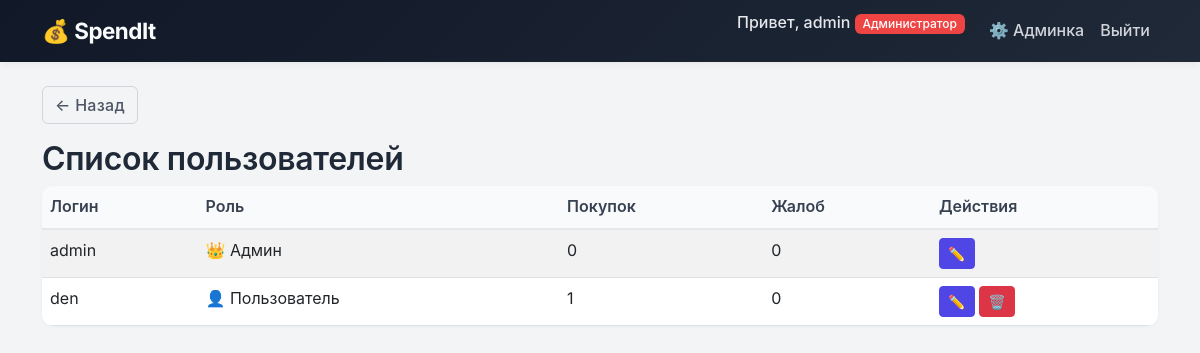
The app's page /admin/users (signed in) with its own data.
### app.py (models this page shows)
class User(UserMixin, db.Model):
    id = db.Column(db.Integer, primary_key=True)
    username = db.Column(db.String(80), unique=True, nullable=False)
    password = db.Column(db.String(200), nullable=False)
    quiz_done = db.Column(db.Boolean, default=False)
    interests = db.Column(db.String(200), default='')
    income = db.Column(db.Integer, default=0)
    role = db.Column(db.String(20), default='user')
    purchases = db.relationship('Purchase', backref='user', lazy=True)
    complaints = db.relationship('Complaint', backref='user', lazy=True)

### app.py (the view)
@app.route('/admin/users')
@login_required
def admin_users():
    if current_user.role != 'admin':
        flash('Только главный администратор может управлять пользователями.')
        return redirect(url_for('admin_panel'))
    users = User.query.all()
    return render_template('admin/users.html', users=users)

### app.py (called while the page is built)
@login_manager.user_loader
def load_user(user_id):
    return db.session.get(User, int(user_id))

@app.context_processor
def inject_globals():
    categories = sorted({p.category for p in Product.query.all()})
    return dict(categories=categories)

### templates/admin/users.html (shortened to what this page needs)
{% extends "base.html" %}
{% block content %}
<a href="{{ url_for('admin_panel') }}" class="btn btn-outline-secondary mb-3">← Назад</a>
<h2>Список пользователей</h2>
<table class="table table-striped">
  <thead>
    <tr>
      <th>Логин</th>
      <th>Роль</th>
      <th>Покупок</th>
      <th>Жалоб</th>
      <th>Действия</th>
    </tr>
  </thead>
  <tbody>
    {% for u in users %}
    <tr>
      <td>{{ u.username }}</td>
      <td>
        {% if u.role == 'admin' %}👑 Админ
        {% elif u.role == 'subadmin' %}🛡️ Суб-админ
        {% else %}👤 Пользователь{% endif %}
      </td>
      <td>{{ u.purchases|length }}</td>
      <td>{{ u.complaints|length }}</td>
      <td>
        <a href="{{ url_for('admin_edit_user', user_id=u.id) }}" class="btn btn-sm btn-primary">✏️</a>
        {% if u.id != current_user.id %}
        <a href="{{ url_for('admin_delete_user', user_id=u.id) }}" class="btn btn-sm btn-danger" onclick="return confirm('Удалить пользователя?')">🗑️</a>
        {% endif %}
      </td>
    </tr>
    {% endfor %}
  </tbody>
</table>
{% endblock %}

### templates/base.html (shortened to what this page needs)
<!DOCTYPE html>
<html lang="ru">
<head>
    <link href="https://cdn.jsdelivr.net/npm/bootstrap@5.3.0/dist/css/bootstrap.min.css" rel="stylesheet">
</head>
<body>
    <nav class="navbar navbar-expand-lg navbar-dark">
        <div class="container">
            <a class="navbar-brand" href="/">💰 SpendIt</a>
            <div class="collapse navbar-collapse justify-content-end" id="navbarNav">
                <ul class="navbar-nav">
                    {% if current_user.is_authenticated %}
                        <li class="nav-item">
                            <span class="navbar-text me-3">
                                Привет, {{ current_user.username }}
                                {% if current_user.role == 'admin' %}
                                    <span class="badge bg-danger">Администратор</span>
                                {% elif current_user.role == 'subadmin' %}
                                    <span class="badge bg-warning text-dark">Суб-админ</span>
                                {% endif %}
                            </span>
                        </li>
                        {% if current_user.role in ('admin', 'subadmin') %}
                        <li class="nav-item">
                            <a class="nav-link" href="{{ url_for('admin_panel') }}">⚙️ Админка</a>
                        </li>
                        {% endif %}
                        <li class="nav-item">
                            <a class="nav-link" href="{{ url_for('logout') }}">Выйти</a>
                        </li>
                    {% endif %}
                </ul>
            </div>
        </div>
    </nav>
    <main class="container mt-4">
        {% block content %}{% endblock %}
    </main>
</body>
</html>

### templates/base.html (style rules this page uses)
:root { --primary: #4f46e5; --primary-hover: #4338ca; --secondary: #6b7280; --dark-bg: #111827; --light-bg: #f9fafb; --card-shadow: 0 1px 3px rgba(0,0,0,0.06), 0 1px 2px rgba(0,0,0,0.04); --card-shadow-hover: 0 10px 25px -5px rgba(0,0,0,0.08), 0 8px 10px -6px rgba(0,0,0,0.04); --transition: 0.2s ease; }
body { font-family: 'Inter', -apple-system, BlinkMacSystemFont, sans-serif; background-color: #f3f4f6; color: #1f2937; line-height: 1.6; -webkit-font-smoothing: antialiased; }
.navbar { background: linear-gradient(135deg, #111827 0%, #1f2937 100%) !important; box-shadow: 0 2px 8px rgba(0,0,0,0.06); backdrop-filter: blur(10px); }
.navbar-brand { font-weight: 700; font-size: 1.4rem; letter-spacing: -0.5px; color: #f9fafb !important; }
.navbar-text { color: #e5e7eb !important; font-weight: 500; }
.navbar .badge { font-weight: 500; padding: 0.35em 0.65em; border-radius: 6px; }
.navbar .nav-link { color: #d1d5db !important; transition: var(--transition); font-weight: 500; }
.badge.bg-danger { background-color: #ef4444 !important; border-radius: 6px; }
.btn { font-weight: 500; letter-spacing: 0.3px; transition: all 0.2s; }
.btn-primary { background-color: var(--primary); border-color: var(--primary); }
.btn-outline-secondary { border-color: #d1d5db; color: #4b5563; }
.table { background: #fff; border-radius: 12px; overflow: hidden; box-shadow: 0 1px 3px rgba(0,0,0,0.04); }
.table thead th { background-color: #f9fafb; font-weight: 600; border-bottom: 2px solid #e5e7eb; color: #374151; }
a { color: var(--primary); text-decoration: none; }
h1, h2, h3, h4 { font-weight: 600; letter-spacing: -0.3px; }

### records on screen
User: username "admin", role "👑 Админ", purchases|length "0", complaints|length "0"
User: username "den", role "👤 Пользователь", purchases|length "1", complaints|length "0"
